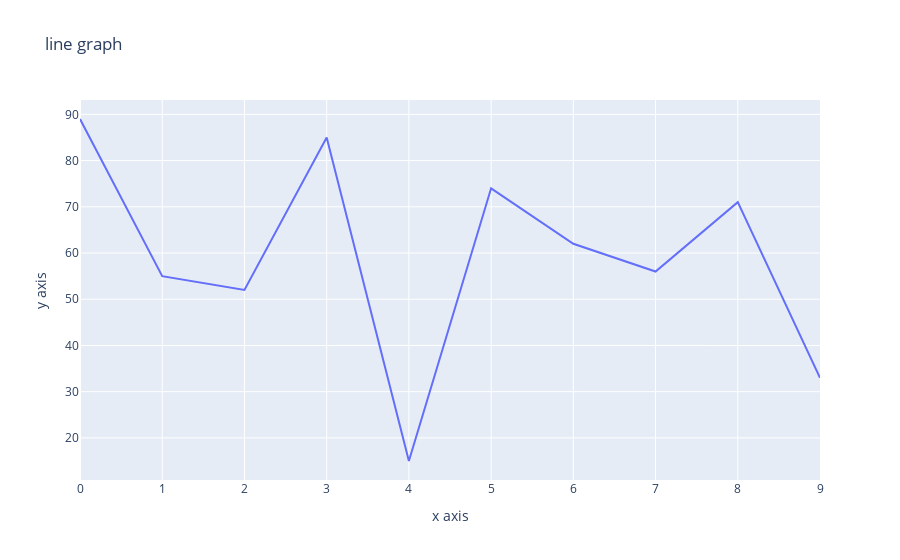

Notebook code for this chart:
### Code cell
x = np.arange(10)
y = np.random.randint(1, 100, 10)
print(x)
print(y)
px.line(x=x,
        y=y,
        title='line graph',
        labels = {'x':'x axis', 'y':'y axis'})

### Figure 1 — Plotly figure (JSON) as saved in the notebook; plotly's stock layout.template omitted (floating-point values rounded to 4 significant figures)
{"data": [{"hovertemplate": "x axis=%{x}<br>y axis=%{y}<extra></extra>", "legendgroup": "", "line": {"color": "#636efa", "dash": "solid"}, "marker": {"symbol": "circle"}, "mode": "lines", "name": "", "orientation": "v", "showlegend": false, "type": "scatter", "x": [0, 1, 2, 3, 4, 5, 6, 7, 8, 9], "xaxis": "x", "y": [89, 55, 52, 85, 15, 74, 62, 56, 71, 33], "yaxis": "y"}], "layout": {"legend": {"tracegroupgap": 0}, "title": {"text": "line graph"}, "xaxis": {"anchor": "y", "domain": [0, 1], "title": {"text": "x axis"}}, "yaxis": {"anchor": "x", "domain": [0, 1], "title": {"text": "y axis"}}}}
